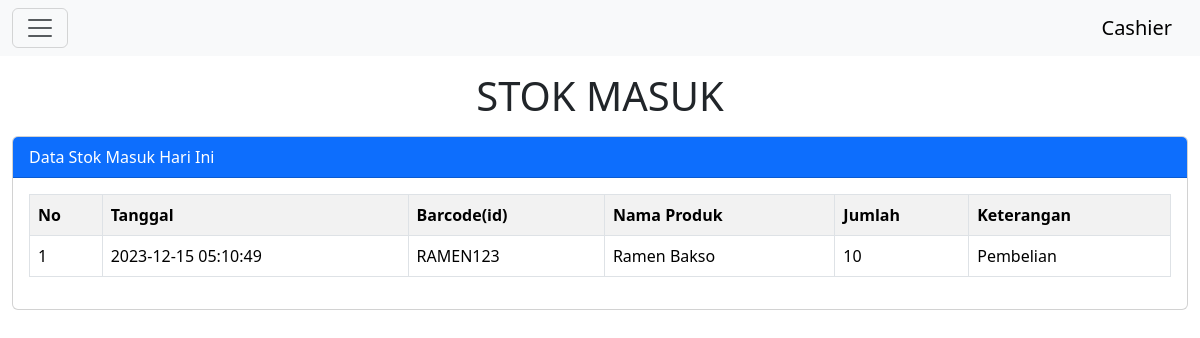
The app's page /pegawai/stok_masuk_p.php (signed in) with its own data.
### tables this page shows
CREATE TABLE `stokmasuk` (
  `id_sm` int(11) NOT NULL,
  `tanggal` timestamp NOT NULL DEFAULT current_timestamp(),
  `id_produk` varchar(50) NOT NULL,
  `jumlah` int(11) NOT NULL,
  `id_keterangan` int(50) NOT NULL
);

CREATE TABLE `produk` (
  `id_produk` varchar(50) NOT NULL,
  `nama_produk` varchar(50) NOT NULL,
  `satuan` int(50) NOT NULL,
  `kategori` int(50) NOT NULL,
  `harga` int(50) NOT NULL,
  `stok` int(50) NOT NULL DEFAULT 0
);

CREATE TABLE `keteranganmasuk` (
  `id_km` int(11) NOT NULL,
  `nama_km` varchar(50) NOT NULL
);

### pegawai/stok_masuk_p.php (the view, shortened to what this page needs)
<?php
include('header_p.php');
    include("../database.php");
?>
<!DOCTYPE html>
<html lang="en">
<head>
    <link rel="stylesheet" href="https://cdnjs.cloudflare.com/ajax/libs/font-awesome/6.0.0/css/all.min.css">
    <link rel="stylesheet" href="https://cdn.jsdelivr.net/npm/bootstrap-icons@1.11.1/font/bootstrap-icons.css">
    <link href="https://cdn.jsdelivr.net/npm/bootstrap@5.3.2/dist/css/bootstrap.min.css" rel="stylesheet">
    <link rel="stylesheet" href="produkStyle.css">
</head>
<body>
    <div class="container-fluid">
        <div class="row flex-nowrap">
            <div class="container">
                <h1 class="text-center mt-3">STOK MASUK</h1>
                <div class="card mt-3">
                    <div class="card-header bg-primary text-white">
                        Data Stok Masuk Hari Ini
                    </div>
                    <div class="card-body">
                        <table class="table table-bordered table-striped table-hover">
                            <tr>
                                <th>No</th>
                                <th>Tanggal</th>
                                <th>Barcode(id)</th>
                                <th>Nama Produk</th>
                                <th>Jumlah</th>
                                <th>Keterangan</th>
                            </tr>
                            <?php
                                $no = 1;
                                $tampil = mysqli_query($conn, "SELECT * FROM stokmasuk WHERE EXTRACT(YEAR FROM tanggal) = EXTRACT(YEAR FROM current_timestamp) AND EXTRACT(MONTH FROM tanggal) = EXTRACT(MONTH FROM current_timestamp) AND EXTRACT(DAY FROM tanggal) = EXTRACT(DAY FROM current_timestamp) ORDER BY id_sm DESC");
                                while($data = mysqli_fetch_array($tampil)):
                                    $produk = mysqli_query($conn, "SELECT * FROM produk WHERE id_produk = '$data[id_produk]'");
                                    $data_produk = mysqli_fetch_assoc($produk);
                                    $keterangan = mysqli_query($conn, "SELECT * FROM keteranganmasuk WHERE id_km = '$data[id_keterangan]'");
                                    $data_keterangan = mysqli_fetch_assoc($keterangan);
                            ?>
                            <tr>
                                <td><?= $no++?></td>
                                <td><?= $data['tanggal']?></td>
                                <td><?= $data_produk['id_produk']?></td>
                                <td><?= $data_produk['nama_produk']?></td>
                                <td><?= $data['jumlah']?></td>
                                <td><?= $data_keterangan['nama_km']?></td>
                            </tr>
                            <?php endwhile; ?>
                        </table>
                    </div>
                </div>
            </div>
        </div>
    </div>
</body>
</html>

### records on screen
stokmasuk: tanggal "2023-12-15 05:10:49", id_produk.id_produk "RAMEN123", id_produk.nama_produk "Ramen Bakso", jumlah "10", id_keterangan.nama_km "Pembelian"
